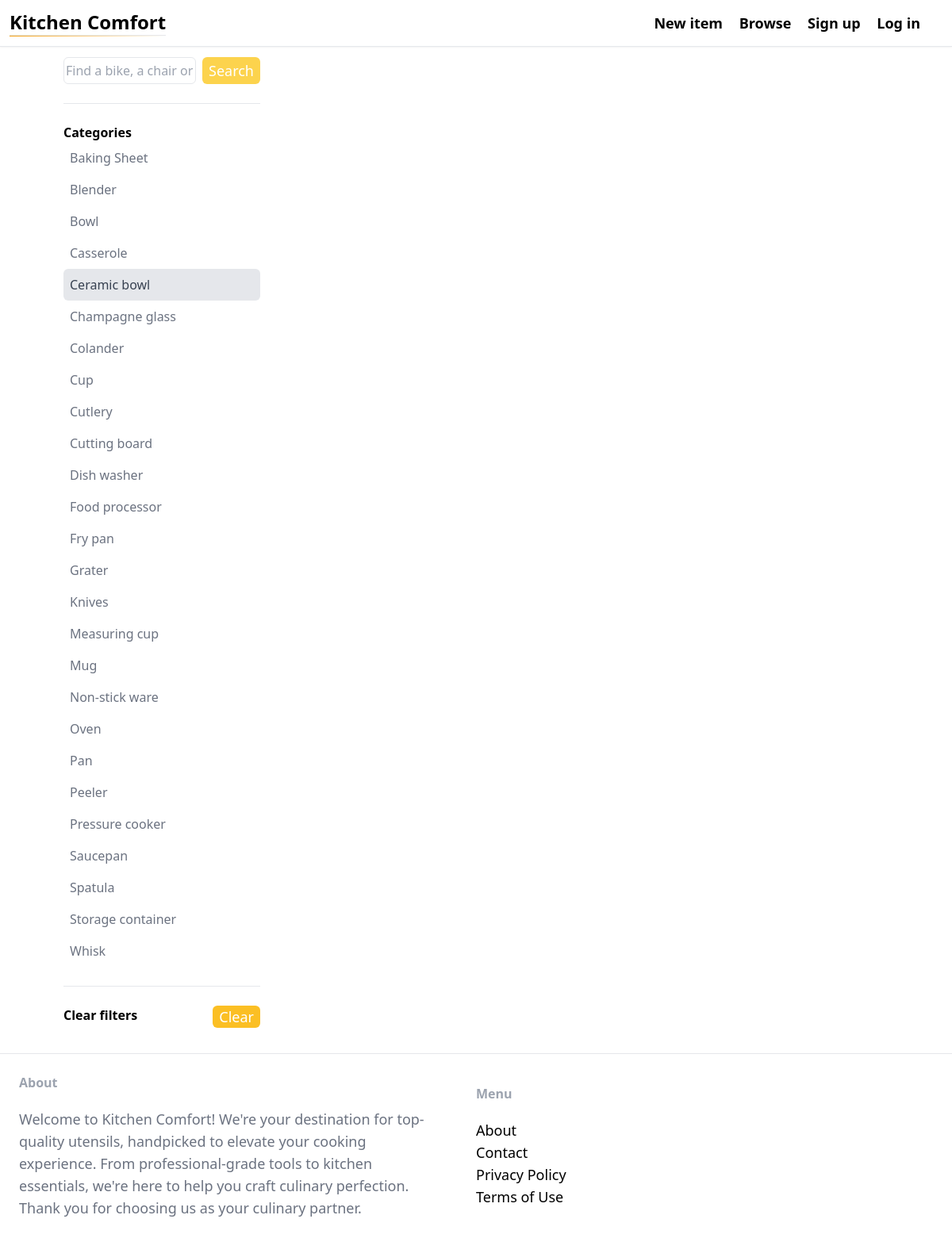
The app's page /items/?query=&category=24 with its own data.
### item/models.py (models this page shows, shortened)
class Category(models.Model):
    name = models.CharField(max_length=255)
    class Meta:
        ordering = ('name',)
        verbose_name_plural = 'Categories'

### item/views.py (the view)
# urls.py: path('', views.items, name='items'),
def items(request):
    query = request.GET.get('query', '')
    category_id = request.GET.get('category', 0)
    categories = Category.objects.all()
    items = Item.objects.filter(is_sold=False)
    if category_id:
        items = items.filter(category_id=category_id)
    if query:
        items = items.filter(Q(name__icontains=query) | Q(description__iconstains=query))
    return render(request, 'item/items.html', {
        'items': items,
        'query': query,
        'categories': categories,
        'category_id': int(category_id),
    })

### item/templates/item/items.html (shortened to what this page needs)
{% extends 'core/base.html' %} {% block title %} Categories{% endblock %} {% block content %}
<div class="pb-6 grid grid-cols-1 md:grid-cols-4 gap-4 bg-white">
  <div class="col-span-1">
    <form method="get" action="{% url 'item:items' %}" class="flex gap-2">
      <input
        name="query"
        class="w-full py-1 px-0.5 border focus:outline-none rounded-md"
        type="text"
        value="{{ query }}"
        placeholder="Find a bike, a chair or a car..."
      />
      <button class="px-2 text-lg bg-yellow-300 text-white rounded-md">
        Search
      </button>
    </form>
    <hr class="my-6" />
    <p class="font-semibold">Categories</p>
    <ul>
      {% for category in categories %}
      <li
        class="py-2 text-gray-500 px-2 rounded-md{% if category.id == category_id %} bg-gray-200 text-gray-700{% endif %}"
      >
        <a
          href="{% url 'item:items' %}?query={{ query }}&category={{ category.id }}"
          >{{ category.name }}</a
        >
      </li>
      {% endfor %}
    </ul>
    <hr class="my-6" />
    <div class="flex justify-between">
      <p class="font-semibold">Clear filters</p>
      <ul>
        <li>
          <a
            href="{% url 'item:items' %}"
            class="px-2 inline-block bg-yellow-400 text-lg rounded-md text-white"
            >Clear</a
          >
        </li>
      </ul>
    </div>
  </div>
  <div class="col-span-3">
  </div>
</div>
{% endblock %}

### records on screen
Category: name "Baking Sheet"
Category: name "Blender"
Category: name "Bowl"
Category: name "Casserole"
Category: name "Ceramic bowl"
Category: name "Champagne glass"
Category: name "Colander"
Category: name "Cup"
Category: name "Cutlery"
Category: name "Cutting board"
Category: name "Dish washer"
Category: name "Food processor"
Category: name "Fry pan"
Category: name "Grater"
Category: name "Knives"
Category: name "Measuring cup"
Category: name "Mug"
Category: name "Non-stick ware"
Category: name "Oven"
Category: name "Pan"
Category: name "Peeler"
Category: name "Pressure cooker"
Category: name "Saucepan"
Category: name "Spatula"
Category: name "Storage container"
Category: name "Whisk"
